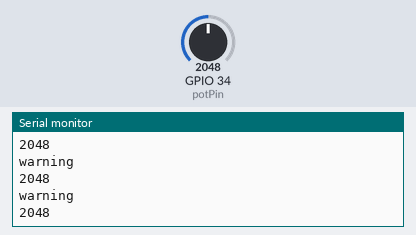
Recording of a sketch running on a simulated ESP32. On the bench: the last lines printed to the serial monitor. The test bench sets the inputs (shaded band); at power-on: GPIO 34 (potPin) = 2048.

Above: at 2.2 s.
2.3 s: GPIO 34 (potPin) set to 1960
At 2.9 s:
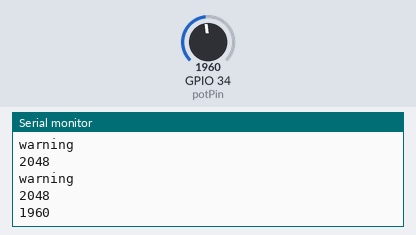
3.8 s: GPIO 34 (potPin) set to 2040
At 4.4 s:
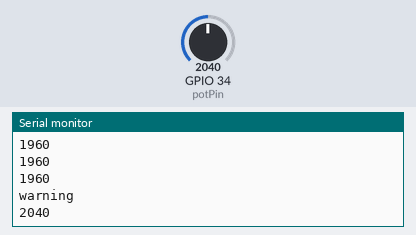
Timing chart, 0 to 6.8 s (numbered marks = the images above; inputs shaded):
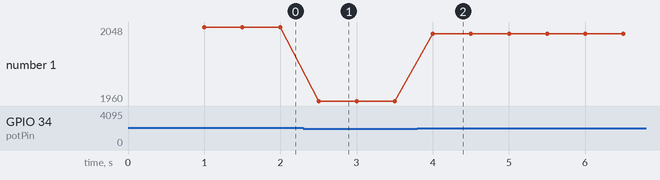

Measured:
- after the input at 2.3 s, the serial monitor: prints a new line after 0.20 s (image 1)
- after the input at 3.8 s, the serial monitor: prints a new line after 0.20 s (image 2)
- plotted number 1: 2048 → 1960 after the input at 2.3 s, 1960 → 2040 after the input at 3.8 s

The sketch:

exp1_potentiometer_alert.ino
```cpp
// Exp 1: Alert message on potentiometer threshold (ESP32 GPIO34)
// Wokwi + Real hardware compatible

const int potPin = 34;
int potValue = 0;

void setup() {
  Serial.begin(115200);
  delay(1000);
}

void loop() {
  potValue = analogRead(potPin);
  if (potValue > 2000) {
    Serial.println("warning");
  }
  Serial.println(potValue);
  delay(500);
}
```
